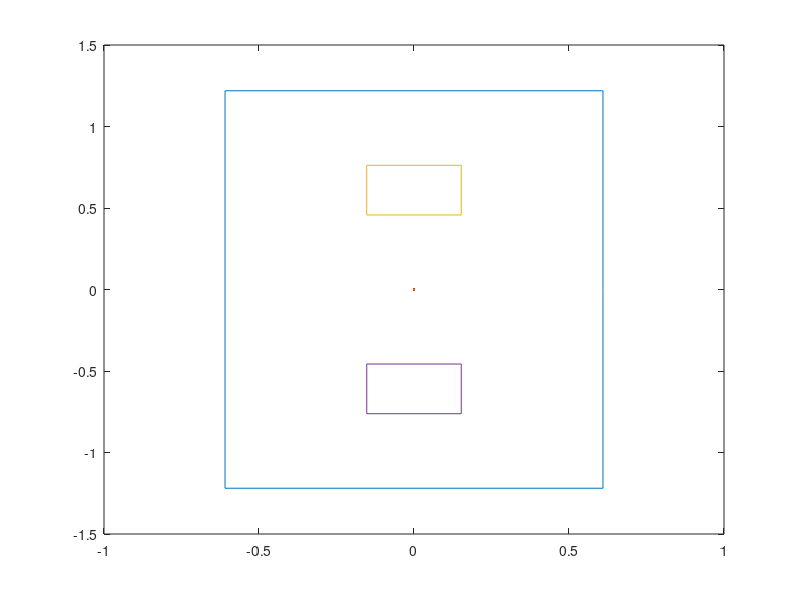

MATLAB code to generate this figure: (Note: this script raises an error after producing the figure.)

ply=[0.6096	0
0.6096	1.2192
-0.6096	1.2192
-0.6096	-1.2192
0.6096	-1.2192
0.6096	0];
plot(ply(:,1),ply(:,2));
hold on

ref=[0,0];
plot(ref(:,1),ref(:,2));
hold on

B1=[0.1524	0.4572
0.1524	0.762
-0.1524	0.762
-0.1524	0.4572
0.1524	0.4572];
plot(B1(:,1),B1(:,2));
hold on

B2=[0.1524	-0.4572
0.1524	-0.762
-0.1524	-0.762
-0.1524	-0.4572
0.1524	-0.4572];
plot(B2(:,1),B2(:,2));
hold on

plot (yout(:,1),yout(:,2),'r');

ORad=TurningRadius(1,1)+(TrackWidth(1,1)/2);
IRad=TurningRadius(1,1)-(TrackWidth(1,1)/2);

if IRad > 0.39624
    disp('Inner wheel does not touch the block');
else
    disp('CHANGE THE VALUES: Inner wheel touches the block');
end

if ORad < 0.61
    disp('Outer wheel does not fall off the plywood');
else
    disp('CHANGE THE VALUES: Outer wheel falls down the plywood');
end
